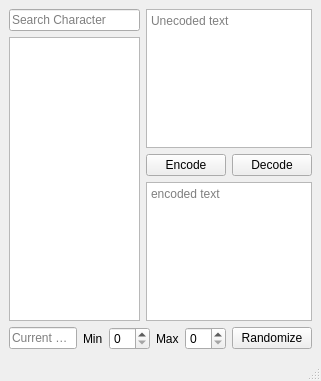
<?xml version="1.0" encoding="UTF-8"?>
<ui version="4.0">
 <class>MainWindow</class>
 <widget class="QMainWindow" name="MainWindow">
  <property name="geometry">
   <rect>
    <x>0</x>
    <y>0</y>
    <width>321</width>
    <height>381</height>
   </rect>
  </property>
  <property name="windowTitle">
   <string>MainWindow</string>
  </property>
  <widget class="QWidget" name="centralwidget">
   <layout class="QVBoxLayout" name="verticalLayout_3">
    <item>
     <layout class="QHBoxLayout" name="horizontalLayout_3">
      <item>
       <layout class="QVBoxLayout" name="verticalLayout">
        <item>
         <widget class="QLineEdit" name="lineEdit">
          <property name="placeholderText">
           <string>Search Character</string>
          </property>
          <property name="clearButtonEnabled">
           <bool>true</bool>
          </property>
         </widget>
        </item>
        <item>
         <widget class="QTableView" name="tableView"/>
        </item>
       </layout>
      </item>
      <item>
       <layout class="QVBoxLayout" name="verticalLayout_2">
        <item>
         <widget class="QTextEdit" name="plaintextEncode">
          <property name="placeholderText">
           <string>Unecoded text</string>
          </property>
         </widget>
        </item>
        <item>
         <layout class="QHBoxLayout" name="horizontalLayout">
          <item>
           <widget class="QPushButton" name="encodeBtn">
            <property name="text">
             <string>Encode</string>
            </property>
           </widget>
          </item>
          <item>
           <widget class="QPushButton" name="decodeBtn">
            <property name="text">
             <string>Decode</string>
            </property>
           </widget>
          </item>
         </layout>
        </item>
        <item>
         <widget class="QTextEdit" name="ciphertextEncode">
          <property name="placeholderText">
           <string>encoded text</string>
          </property>
         </widget>
        </item>
       </layout>
      </item>
     </layout>
    </item>
    <item>
     <layout class="QHBoxLayout" name="horizontalLayout_2">
      <item>
       <widget class="QLineEdit" name="keyLineedit">
        <property name="readOnly">
         <bool>true</bool>
        </property>
        <property name="placeholderText">
         <string>Current Key</string>
        </property>
       </widget>
      </item>
      <item>
       <widget class="QLabel" name="label">
        <property name="text">
         <string>Min</string>
        </property>
       </widget>
      </item>
      <item>
       <widget class="QSpinBox" name="minSpinBox"/>
      </item>
      <item>
       <widget class="QLabel" name="label_2">
        <property name="text">
         <string>Max</string>
        </property>
       </widget>
      </item>
      <item>
       <widget class="QSpinBox" name="maxSpinbox"/>
      </item>
      <item>
       <widget class="QPushButton" name="randomizepushButton">
        <property name="text">
         <string>Randomize</string>
        </property>
       </widget>
      </item>
     </layout>
    </item>
   </layout>
  </widget>
  <widget class="QMenuBar" name="menubar">
   <property name="geometry">
    <rect>
     <x>0</x>
     <y>0</y>
     <width>321</width>
     <height>21</height>
    </rect>
   </property>
  </widget>
  <widget class="QStatusBar" name="statusbar"/>
 </widget>
 <resources/>
 <connections/>
</ui>
